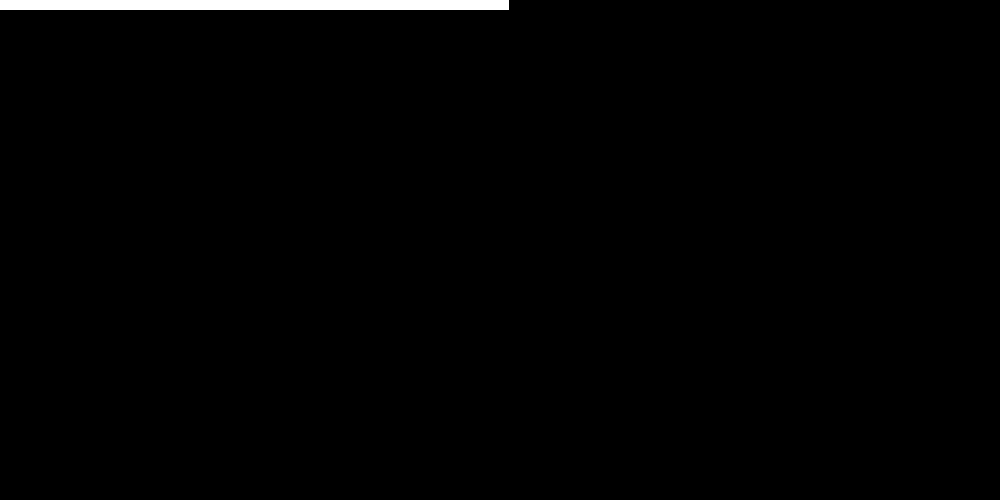
Frame 1 (no input)
Frame 60 (no input): identical to frame 1, image omitted
Frame 120 (the mouse pressed at the canvas centre since frame 60): blank canvas, image omitted

The p5.js sketch that drew this single still picture (run headless with seeded random() and noise() and a simulated clock; from frame 60 on, the mouse is pressed at the canvas centre):

// p5.js sketch
// ── sketch.js
function setup() {
  createCanvas(1000, 500);
}



function draw() {
  background(0);
  for(var i = 0; i < 500; i++){
    noStroke();
    fill(255);
    rect(i, (mouseY*i + mouseX), 10, 10);
  }
}
